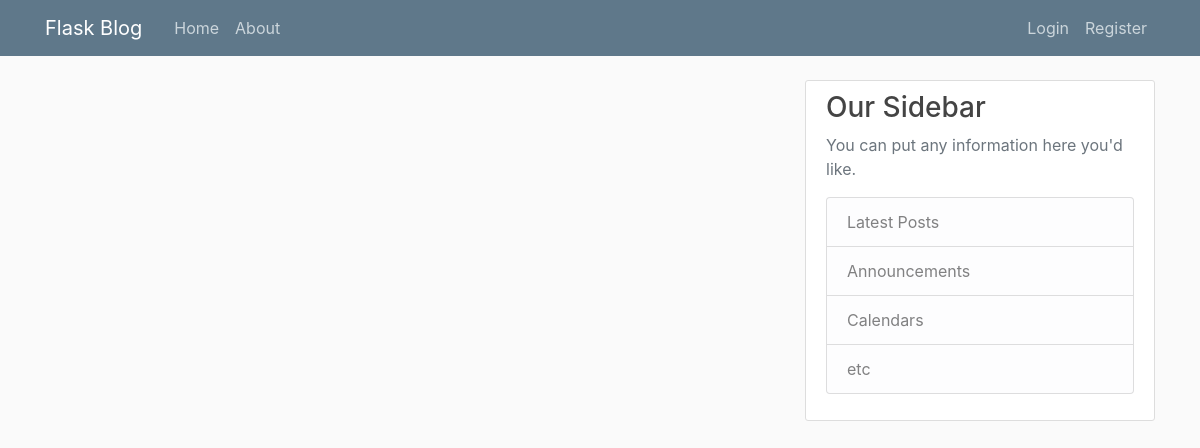
Page /home on the earlier database version.
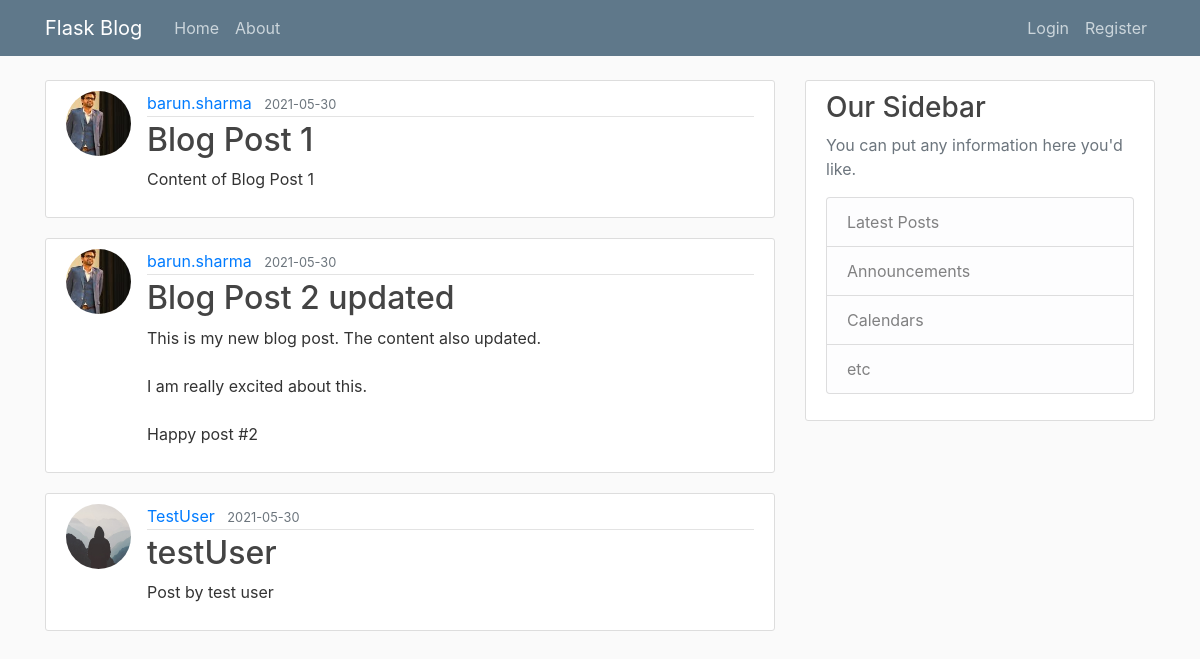
Same page on the later database version.
### flaskblog/models.py (models this page shows, shortened)
class Post(db.Model):
    id = db.Column(db.Integer, primary_key=True)
    title = db.Column(db.String(100), nullable=False)
    date_posted = db.Column(db.DateTime, nullable=False, default=datetime.utcnow)
    content = db.Column(db.Text, nullable=False)
    user_id = db.Column(db.Integer, db.ForeignKey('user.id'), nullable=False)

class User(db.Model, UserMixin):
    id = db.Column(db.Integer, primary_key=True)
    username = db.Column(db.String(20), unique=True, nullable=False)
    email = db.Column(db.String(120), unique=True, nullable=False)
    image_file = db.Column(db.String(20), nullable=False, default='default.jpg')
    password = db.Column(db.String(60), nullable=False)
    posts = db.relationship('Post', backref='author', lazy=True)

### flaskblog/routes.py (the view)
@app.route("/")
@app.route("/home")
def home():
    posts = Post.query.all()
    return render_template('home.html', posts=posts)

### flaskblog/templates/home.html
{% extends "layout.html" %}
{% block content %}
    {% for post in posts %}
        <article class="media content-section">
            <img class="rounded-circle article-img" src="{{ url_for('static', filename='profile_pics/' + post.author.image_file) }}">
            <div class="media-body">
                <div class="article-metadata">
                  <a class="mr-2" href="#">{{ post.author.username }}</a>
                  <small class="text-muted">{{ post.date_posted.strftime('%Y-%m-%d') }}</small>
                </div>
                <h2><a class="article-title" href="{{ url_for('post', post_id=post.id) }}">{{ post.title }}</a></h2>
                <p class="article-content">{{ post.content }}</p>
            </div>
        </article>
    {% endfor %}
{% endblock content %}

### flaskblog/templates/layout.html (shortened to what this page needs)
<!DOCTYPE html>
<html>
<head>
    <link rel="stylesheet" href="https://maxcdn.bootstrapcdn.com/bootstrap/4.0.0/css/bootstrap.min.css">
    <link rel="stylesheet" type="text/css" href="{{ url_for('static', filename='main.css') }}">
</head>
<body>
    <header class="site-header">
      <nav class="navbar navbar-expand-md navbar-dark bg-steel fixed-top">
        <div class="container">
          <a class="navbar-brand mr-4" href="/">Flask Blog</a>
          <div class="collapse navbar-collapse" id="navbarToggle">
            <div class="navbar-nav mr-auto">
              <a class="nav-item nav-link" href="{{ url_for('home') }}">Home</a>
              <a class="nav-item nav-link" href="{{ url_for('about') }}">About</a>
            </div>
            <div class="navbar-nav">
                {% if current_user.is_authenticated %}
                    <a class="nav-item nav-link" href="{{ url_for('new_post') }}">New Post</a>
                    <a class="nav-item nav-link" href="{{ url_for('account') }}">Account</a>
                    <a class="nav-item nav-link" href="{{ url_for('logout') }}">Logout</a>
                {% else %}
                    <a class="nav-item nav-link" href="{{ url_for('login') }}">Login</a>
                    <a class="nav-item nav-link" href="{{ url_for('register') }}">Register</a>
                {% endif %}
            </div>
          </div>
        </div>
      </nav>
    </header>
    <main role="main" class="container">
      <div class="row">
        <div class="col-md-8">
          {% block content %}{% endblock %}
        </div>
        <div class="col-md-4">
          <div class="content-section">
            <h3>Our Sidebar</h3>
            <p class='text-muted'>You can put any information here you'd like.
              <ul class="list-group">
                <li class="list-group-item list-group-item-light">Latest Posts</li>
                <li class="list-group-item list-group-item-light">Announcements</li>
                <li class="list-group-item list-group-item-light">Calendars</li>
                <li class="list-group-item list-group-item-light">etc</li>
              </ul>
            </p>
          </div>
        </div>
      </div>
    </main>
</body>
</html>

### flaskblog/static/main.css (style rules this page uses)
body { background: #fafafa; color: #333333; margin-top: 5rem; }
h1, h2, h3, h4, h5, h6 { color: #444444; }
.bg-steel { background-color: #5f788a; }
.site-header .navbar-nav .nav-link { color: #cbd5db; }
.content-section { background: #ffffff; padding: 10px 20px; border: 1px solid #dddddd; border-radius: 3px; margin-bottom: 20px; }
.article-title { color: #444444; }
.article-content { white-space: pre-line; }
.article-img { height: 65px; width: 65px; margin-right: 16px; }
.article-metadata { padding-bottom: 1px; margin-bottom: 4px; border-bottom: 1px solid #e3e3e3 }

Differences in the rows shown:
added Post: image_file (picture), author.username "barun.sharma", date_posted "2021-05-30", title "Blog Post 1", content "Content of Blog Post 1"
added Post: image_file (picture), author.username "barun.sharma", date_posted "2021-05-30", title "Blog Post 2 updated", content "This is my new blog post. The content also updated. I am really excited about this. Happy post #2"
added Post: image_file (placeholder picture), author.username "TestUser", date_posted "2021-05-30", title "testUser", content "Post by test user"
